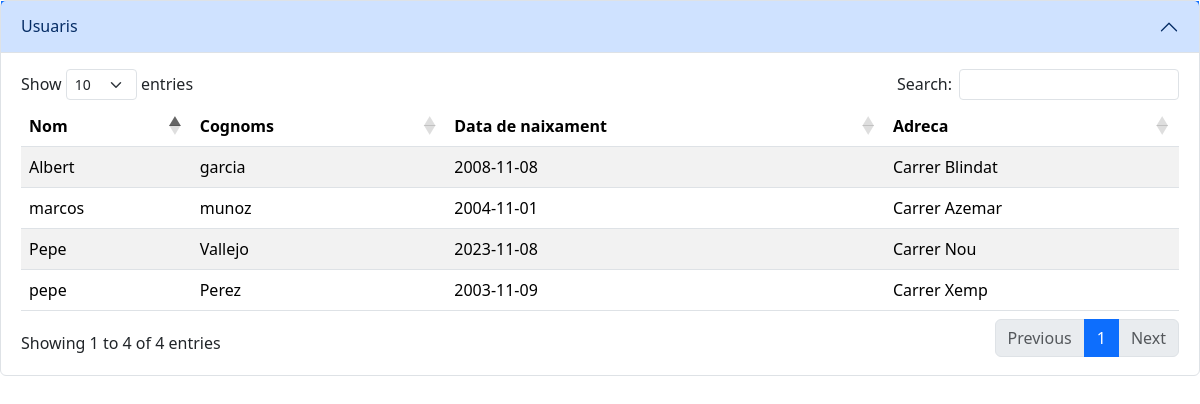
The app's page /index.php?r=llistat with its own data.
### tables this page shows
CREATE TABLE `users` (
  `id` int(11) NOT NULL AUTO_INCREMENT,
  `nom` varchar(50) NOT NULL,
  `cognoms` varchar(50) NOT NULL,
  `data_naix` date NOT NULL,
  `adreca` varchar(100) NOT NULL,
  PRIMARY KEY (`id`)
);

### src/Emeset/Container.php (called while the page is built, shortened)
<?php
class Container
{
    public $config = [];
    public function __construct($config)
    {
        $this->config = $config;
    }
    public function users()
    {
        return new \Daw\Users(
            $this->config["db"]["user"],
            $this->config["db"]["pass"],
            $this->config["db"]["db"],
            $this->config["db"]["host"]
        );
    }
}

### src/models/Users.php (called while the page is built, shortened)
<?php
class Users {
    public $sql;
    public function __construct($user, $pass, $db, $host){
        $dsn = "mysql:dbname={$db};host={$host}";
        try {
            $this->sql = new \PDO($dsn, $user, $pass);
        } catch (\PDOException $e) {
            die('Ha fallat la connexió: ' . $e->getMessage());
        }
    }
    public function getUser(){
        $stm = $this->sql->prepare("select * from users;");
        $stm->execute();
        $tasks = array();
        while ($task = $stm->fetch(\PDO::FETCH_ASSOC)) {
            $tasks[] = $task;
        }
        return $tasks;
    }
}

### src/controllers/llistat.php (called while the page is built, shortened)
<?php
function ctrlLlistat($request, $response, $container) {
    $taskModel = $container->users();
    $user = $request->get("SESSION", "user");
    $tasks = $taskModel->getUser($user["id"]);
    $response->set("tasks", $tasks);
    $response->setTemplate("llistat.php");
    return $response;
}

### src/Emeset/Request.php (called while the page is built, shortened)
<?php
class Request
{
    public function get($input, $id, $filter = "FILTER_SANITIZE_STRING", $options = 0)
    {
        $result = false;
        if ($input === 'SESSION') {
            $result = $_SESSION[$id];
        } elseif ($input === 'FILES') {
            $result = $_FILES[$id];
        }
        return $result;
    }
}

### src/views/llistat.php (the view, shortened to what this page needs)
<!DOCTYPE html>
<html lang="en">
<head>
    <link href="https://cdn.jsdelivr.net/npm/bootstrap@5.3.2/dist/css/bootstrap.min.css" rel="stylesheet">
    <link rel="stylesheet" href="style.css">
    <link rel="stylesheet" href="https://cdn.datatables.net/1.13.7/css/dataTables.bootstrap5.min.css">
</head>
<body>
    <div class="accordion" id="accordionExample">
        <div class="accordion-item">
            <h2 class="accordion-header bg-primary">
                <button class="accordion-button" type="button" data-bs-toggle="collapse" data-bs-target="#collapseOne" aria-expanded="true" aria-controls="collapseOne">
                    Usuaris
                </button>
            </h2>
            <div id="collapseOne" class="accordion-collapse collapse show" data-bs-parent="#accordionExample">
                <div class="accordion-body">
                    <table id="users" class="table table-striped" style="width:100%">
                        <thead>
                            <tr>
                                <th>Nom</th>
                                <th>Cognoms</th>
                                <th>Data de naixament</th>
                                <th>Adreca</th>
                            </tr>
                        </thead>
                        <tbody>
                            <?php foreach ($tasks as $task): ?>
                                <tr>
                                    <td><?php echo $task['nom'] ?></td>
                                    <td><?php echo $task['cognoms'] ?></td>
                                    <td><?php echo $task['data_naix'] ?></td>
                                    <td><?php echo $task['adreca'] ?></td>
                                </tr>
                            <?php endforeach; ?>
                        </tbody>
                    </table>
                </div>
            </div>
        </div>
    </div>
</body>
</html>

### public/index.php (shortened to what this page needs)
<?php
include "../src/controllers/index.php";
include "../src/Emeset/Request.php";
include "../src/Emeset/Response.php";
include "../src/Emeset/Container.php";
include "../src/middleware/isLogged.php";
include "../src/controllers/llistat.php";
 $request = new \Emeset\Request();
 $response = new \Emeset\Response();
 $container = new \Emeset\Container($config);
$r = '';
 if(isset($_REQUEST["r"])){
    $r = $_REQUEST["r"];
 }
if($r == "") {
$response = CtrlIndex($request, $response, $container);
$response->response();
}elseif($r == "index") {
$response = CtrlIndex($request, $response, $container);
$response->response();
}
elseif($r == "register") {
$response = ctrlRegister($request, $response, $container);
$response->response();
}
elseif($r == "do_register") {
$response = ctrlDoRegister($request, $response, $container);
$response->response();
}
elseif($r == "llistat") {
$response = ctrlLlistat($request, $response, $container);
$response->response();
}
elseif($r == "mostrarLlistat") {
  $response = ctrlMostrarLlistat($request, $response, $container);
  $response->response();
  }
  elseif($r == "login") {
    $response = ctrlLogin($request, $response, $container);
    $response->response();
    }
    elseif($r == "do_login") {
      $response = ctrlDoLogin($request, $response, $container);
      $response->response();
      }
 else {
     $response = ctrlIndex($request, $response, $container);
       $response->response();
 }

### src/Emeset/Response.php (shortened to what this page needs)
<?php
class Response
{
    public $values = [];
    public $header = false;
    public $path;
    public $template;
    public $redirect = false;
    public $json = false;
    public function __construct($path = "../src/views/")
    {
        $this->path = $path;
    }
    public function set($id, $value)
    {
        $this->values[$id] = $value;
    }
    public function setTemplate($p)
    {
        $this->template = $p;
    }
    public function response()
    {
        if ($this->redirect) {
            header($this->header);
        } elseif ($this->json) {
            echo json_encode($this->values);
        } else {
            include $this->path . $this->template;
        }
    }
}

### records on screen
users: nom "marcos", cognoms "munoz", data_naix "2004-11-01", adreca "Carrer Azemar"
users: nom "Pepe", cognoms "Vallejo", data_naix "2023-11-08", adreca "Carrer Nou"
users: nom "Albert", cognoms "garcia", data_naix "2008-11-08", adreca "Carrer Blindat"
users: nom "pepe", cognoms "Perez", data_naix "2003-11-09", adreca "Carrer Xemp"
